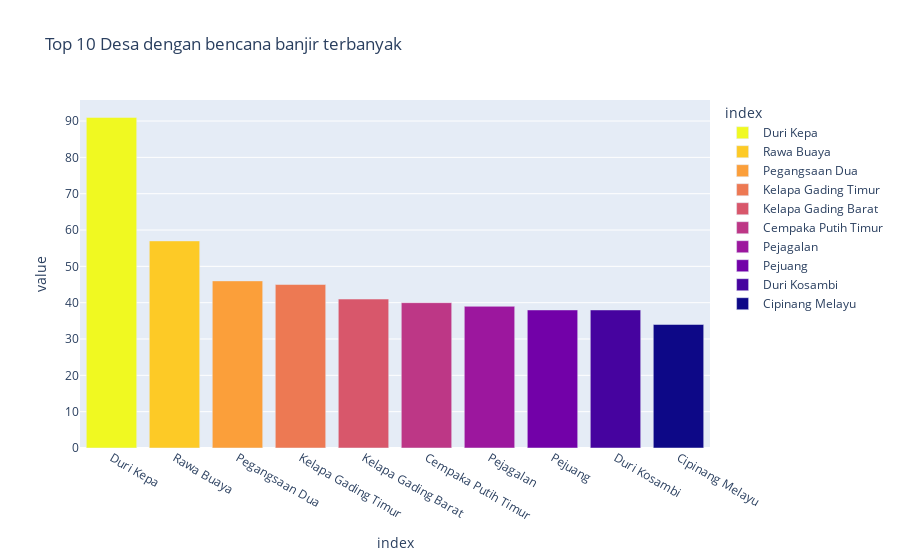

Here is the notebook cell this chart was saved with:
### Markdown cell above
###### Top 10 daerah Desa, kecamatan, kabupaten dan Provinsi

### Code cell
df_flood_by_top10desa = df_clean_flood["Desa"].value_counts()[:10]
fig = px.bar(df_flood_by_top10desa,color=df_flood_by_top10desa.index,
             title="Top 10 Desa dengan bencana banjir terbanyak", color_discrete_sequence= px.colors.sequential.Plasma_r)
fig.show()

### Figure 1 — Plotly figure (JSON) as saved in the notebook; plotly's stock layout.template omitted (floating-point values rounded to 4 significant figures)
{"data": [{"alignmentgroup": "True", "hovertemplate": "index=%{x}<br>value=%{y}<extra></extra>", "legendgroup": "Duri Kepa", "marker": {"color": "#f0f921", "pattern": {"shape": ""}}, "name": "Duri Kepa", "offsetgroup": "Duri Kepa", "orientation": "v", "showlegend": true, "textposition": "auto", "type": "bar", "x": ["Duri Kepa"], "xaxis": "x", "y": [91], "yaxis": "y"}, {"alignmentgroup": "True", "hovertemplate": "index=%{x}<br>value=%{y}<extra></extra>", "legendgroup": "Rawa Buaya", "marker": {"color": "#fdca26", "pattern": {"shape": ""}}, "name": "Rawa Buaya", "offsetgroup": "Rawa Buaya", "orientation": "v", "showlegend": true, "textposition": "auto", "type": "bar", "x": ["Rawa Buaya"], "xaxis": "x", "y": [57], "yaxis": "y"}, {"alignmentgroup": "True", "hovertemplate": "index=%{x}<br>value=%{y}<extra></extra>", "legendgroup": "Pegangsaan Dua", "marker": {"color": "#fb9f3a", "pattern": {"shape": ""}}, "name": "Pegangsaan Dua", "offsetgroup": "Pegangsaan Dua", "orientation": "v", "showlegend": true, "textposition": "auto", "type": "bar", "x": ["Pegangsaan Dua"], "xaxis": "x", "y": [46], "yaxis": "y"}, {"alignmentgroup": "True", "hovertemplate": "index=%{x}<br>value=%{y}<extra></extra>", "legendgroup": "Kelapa Gading Timur", "marker": {"color": "#ed7953", "pattern": {"shape": ""}}, "name": "Kelapa Gading Timur", "offsetgroup": "Kelapa Gading Timur", "orientation": "v", "showlegend": true, "textposition": "auto", "type": "bar", "x": ["Kelapa Gading Timur"], "xaxis": "x", "y": [45], "yaxis": "y"}, {"alignmentgroup": "True", "hovertemplate": "index=%{x}<br>value=%{y}<extra></extra>", "legendgroup": "Kelapa Gading Barat", "marker": {"color": "#d8576b", "pattern": {"shape": ""}}, "name": "Kelapa Gading Barat", "offsetgroup": "Kelapa Gading Barat", "orientation": "v", "showlegend": true, "textposition": "auto", "type": "bar", "x": ["Kelapa Gading Barat"], "xaxis": "x", "y": [41], "yaxis": "y"}, {"alignmentgroup": "True", "hovertemplate": "index=%{x}<br>value=%{y}<extra></extra>", "legendgroup": "Cempaka Putih Timur", "marker": {"color": "#bd3786", "pattern": {"shape": ""}}, "name": "Cempaka Putih Timur", "offsetgroup": "Cempaka Putih Timur", "orientation": "v", "showlegend": true, "textposition": "auto", "type": "bar", "x": ["Cempaka Putih Timur"], "xaxis": "x", "y": [40], "yaxis": "y"}, {"alignmentgroup": "True", "hovertemplate": "index=%{x}<br>value=%{y}<extra></extra>", "legendgroup": "Pejagalan", "marker": {"color": "#9c179e", "pattern": {"shape": ""}}, "name": "Pejagalan", "offsetgroup": "Pejagalan", "orientation": "v", "showlegend": true, "textposition": "auto", "type": "bar", "x": ["Pejagalan"], "xaxis": "x", "y": [39], "yaxis": "y"}, {"alignmentgroup": "True", "hovertemplate": "index=%{x}<br>value=%{y}<extra></extra>", "legendgroup": "Pejuang", "marker": {"color": "#7201a8", "pattern": {"shape": ""}}, "name": "Pejuang", "offsetgroup": "Pejuang", "orientation": "v", "showlegend": true, "textposition": "auto", "type": "bar", "x": ["Pejuang"], "xaxis": "x", "y": [38], "yaxis": "y"}, {"alignmentgroup": "True", "hovertemplate": "index=%{x}<br>value=%{y}<extra></extra>", "legendgroup": "Duri Kosambi", "marker": {"color": "#46039f", "pattern": {"shape": ""}}, "name": "Duri Kosambi", "offsetgroup": "Duri Kosambi", "orientation": "v", "showlegend": true, "textposition": "auto", "type": "bar", "x": ["Duri Kosambi"], "xaxis": "x", "y": [38], "yaxis": "y"}, {"alignmentgroup": "True", "hovertemplate": "index=%{x}<br>value=%{y}<extra></extra>", "legendgroup": "Cipinang Melayu", "marker": {"color": "#0d0887", "pattern": {"shape": ""}}, "name": "Cipinang Melayu", "offsetgroup": "Cipinang Melayu", "orientation": "v", "showlegend": true, "textposition": "auto", "type": "bar", "x": ["Cipinang Melayu"], "xaxis": "x", "y": [34], "yaxis": "y"}], "layout": {"barmode": "relative", "legend": {"title": {"text": "index"}, "tracegroupgap": 0}, "title": {"text": "Top 10 Desa dengan bencana banjir terbanyak"}, "xaxis": {"anchor": "y", "categoryarray": ["Duri Kepa", "Rawa Buaya", "Pegangsaan Dua", "Kelapa Gading Timur", "Kelapa Gading Barat", "Cempaka Putih Timur", "Pejagalan", "Pejuang", "Duri Kosambi", "Cipinang Melayu"], "categoryorder": "array", "domain": [0, 1], "title": {"text": "index"}}, "yaxis": {"anchor": "x", "domain": [0, 1], "title": {"text": "value"}}}}
